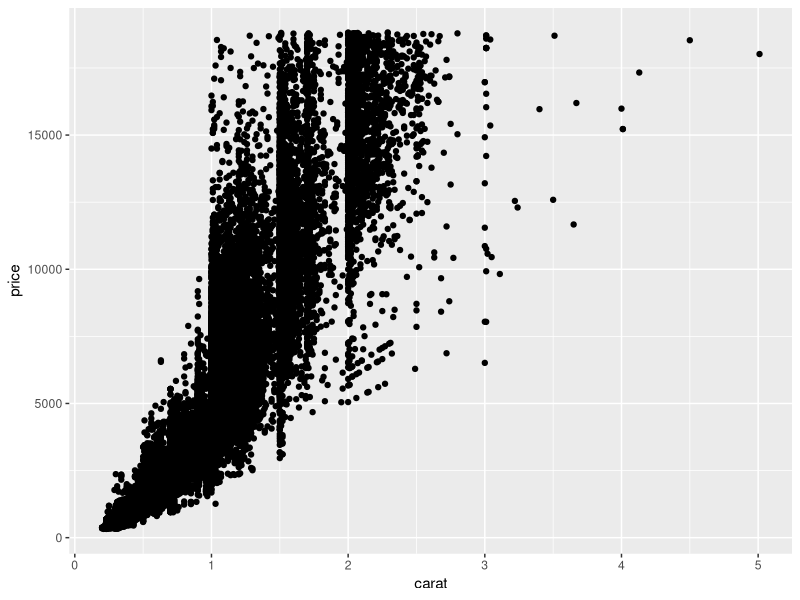
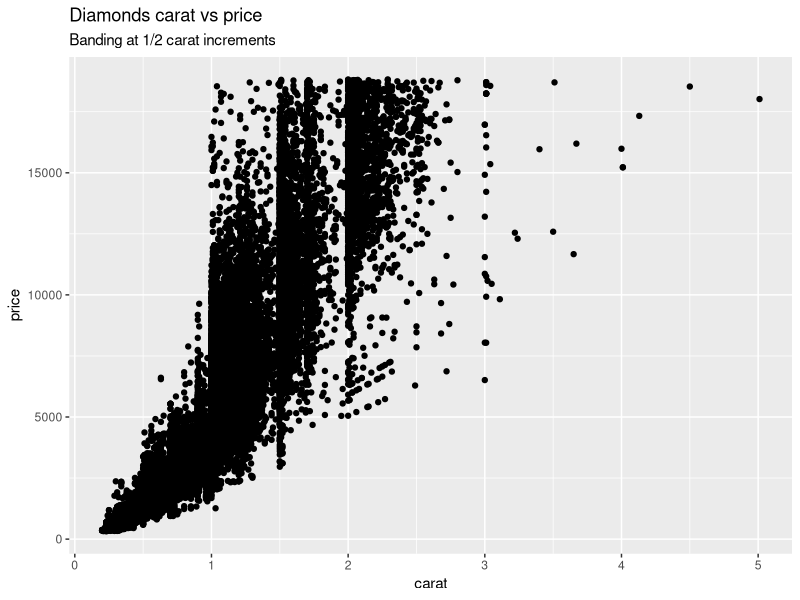

Generate these figures, in order, with R:
# Data Analysis Essentials
# Lesson 1 - Scatterplots
# Date: 9/10/2019

# Load Packages ----------------------------------------------------------------
library(tidyverse)

# class() ----------------------------------------------------------------------

# Let's check out the class of the data
class(diamonds) 

# glimpse() --------------------------------------------------------------------

# Use glimpse to display the variable names and sample data
glimpse(diamonds)

# help -------------------------------------------------------------------------

# Use help '?' to get a description of the data
?diamonds

# ggplot() ---------------------------------------------------------------------

# Create a scatterplot of diamonds 
# price on the y-axis and carat on the x-axis
ggplot(data = diamonds) + 
  geom_point(mapping = aes(x = carat, y = price))

# labs() -----------------------------------------------------------------------

# Execute help on labs()
?labs

# Create a scatterplot of diamonds 
# price on the y-axis and carat on the x-axis
# Add a title label 'Diamonds carat vs price'
# Add a subtitle 'Banding at 1/2 carat increments'
ggplot(data = diamonds) + 
   geom_point(mapping = aes(x = carat, y = price)) +
   labs(title="Diamonds carat vs price",
        subtitle="Banding at 1/2 carat increments")
